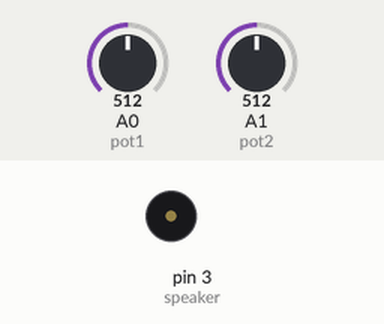
Recording of a sketch running on a simulated Arduino Uno, built with avr-gcc and run on an emulated ATmega328P. On the bench: buzzer (waves = sounding). Inputs (shaded band) come from the test bench; at power-on: A0 (pot1) = 512, A1 (pot2) = 512. What the sketch prints to the serial monitor is not drawn.

Above: at 1.5 s.
1.6 s: A0 (pot1) set to 408
5.6 s: A0 (pot1) set to 385
9.6 s: A1 (pot2) set to 90
At 11.2 s:
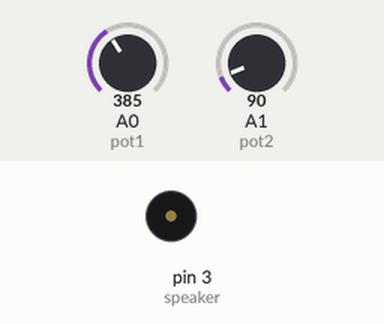
11.5 s: A1 (pot2) set to 106
At 15.4 s:
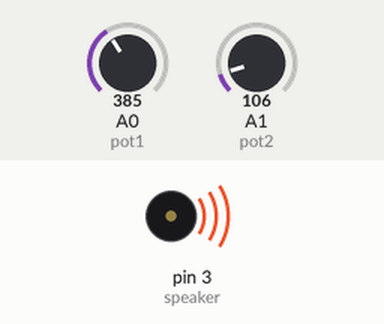
15.5 s: A0 (pot1) set to 108
19.0 s: A0 (pot1) set to 94
Timing chart, 0 to 21.8 s (numbered marks = the images above; inputs shaded):
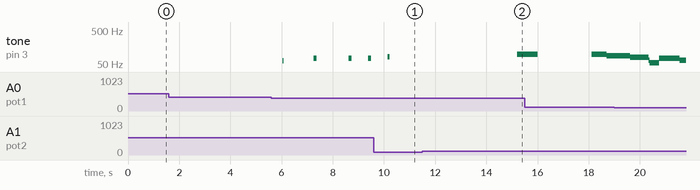

Measured:
- the behaviour switches between 99 and 100 on A1 (pot2) (found by bisection; images 1 and 2)
- after the input at 9.6 s, tone on pin 3 (speaker): goes on until 10.2 s, then stays silent
- after the input at 11.5 s, tone on pin 3 (speaker): silent → 98 Hz after 3.7 s
- by itself, tone on pin 3 (speaker): plays 62 Hz for 0.04 s, 73 Hz for 0.12 s, 73 Hz for 0.12 s, 73 Hz for 0.12 s

The sketch:

Arduino_Fart_Script.pde
```cpp
int speaker = 3;
int pot1 = 0;
int pot2 = 1;
float tempo = 0;
float maatfix = 0;
long bitches[] = {0};


//octaaf 0
int C0 = 122324;
int Cis0 = 115473;
int D0 = 108992;
int Dis0 = 102881;
int E0 = 97087;
int F0 = 91659;
int Fis0 = 86505;
int G0 = 81666;
int Gis0 = 77071;
int A0 = 72727;
int Ais0 = 68658;
int Bi0 = 64809;

//octaaf 1
int C1 = 61162;
int Cis1 = 57737;
int D1 = 54496;
int Dis1 = 51427;
int E1 = 48544;
int F1 = 45819;
int Fis1 = 43253;
int G1 = 40825;
int Gis1 = 38528;
int A1 = 36364;
int Ais1 = 34323;
int Bi1 = 32399;

//octaaf 2
int C2 = 30581;
int Cis2 = 28864;
int D2 = 27244;
int Dis2 = 25714;
int E2 = 24272;
int F2 = 22910;
int Fis2 = 21624;
int G2 = 20410;
int Gis2 = 19268;
int A2 = 18182;
int Ais2 = 17167;
int B2 = 16207;

//octaaf 3
int C3 = 15291;
int Cis3 = 14440;
int D3 = 13624;
int Dis3 = 12862;
int E3 = 12136;
int F3 = 11455;
int Fis3 = 10817;
int G3 = 10209;
int Gis3 = 9634;
int A3 = 9091;
int Ais3 = 8584;
int B3 = 8100;

//octaaf 4
int C4 = 7645;
int Cis4 = 7218;
int D4 = 6812;
int Dis4 = 6429;
int E4 = 6068;
int F4 = 5727;
int Fis4 = 5407;
int G4 = 5103;
int Gis4 = 4816;
int A4 = 4545;
int Ais4 = 4291;
int B4 = 4050;

//octaaf 5
int C5 = 3823;
int Cis5 = 3608;
int D5 = 3405;
int Dis5 = 3214;
int E5 = 3034;
int F5 = 2864;
int Fis5 = 2703;
int G5 = 2551;
int Gis5 = 2408;
int A5 = 2273;
int Ais5 = 2145;
int B5 = 2025;


//imperial march  (werkt)  tempo is 0.5
long pauses[] = {100, 100, 200, 200, 200, 100, 200, 200, 20, 400, 200, 200, 200, 200, 20, 200, 200, 20, 400, 20, 20, 20, 200, 20, 20, 20, 20, 600, 200, 200, 20, 20, 20, 20, 600, 200, 200, 20, 100, 200, 20, 20, 400};
long toonlengtes[] =   {60,  60,  60,  40,  10,  60,  40,  20,  120,  60,  60,  60,  40,  20,  60,  40,  20,  120,  80,  60,  20,  60,  60,  20,  20,  20,  20,  20,  60,  60,  20,  20,  20,  20,  20,  60,  60,  10,  60,  60,  20,  120};
long toonhoogtes[] = {G3, G3, G3, E3, B3, G3, E3, B3, G3, D4, D4, D4, E4, B3, G3, E3, B3, G3, G4, G3, G3, G4, F4, F4, E4, E4, F4, A3, D4, C4, B3, B3, A3, B3, E3, G3, E3, G3, B3, G3, B3, D4};


int countMelodie = sizeof(toonlengtes) / sizeof(unsigned long);


void setup () {

  Serial.begin(9600);
    pinMode(speaker, OUTPUT);
}


void loop () {

    for (int cur = 0; cur < countMelodie; cur++) {
      bringonthebeep(speaker, toonhoogtes[cur], toonlengtes[cur]);
      tempo = analogRead(pot1)/100;
      maatfix =  analogRead(pot2)/100;
      Serial.print("maatfix: ");
      Serial.print(maatfix);
      Serial.print("\n tempo: ");
      Serial.print(tempo);

      if (pauses[cur] < 100) {

        Serial.print(toonhoogtes[cur] );
        Serial.print(" - ");
        Serial.print(cur);
        Serial.print("\n");
      }

      delay(pauses[cur] * tempo);

    }

    delay(1000);
}


void bringonthebeep(int pin, int hoogte, int lenkte) {

      lenkte = lenkte / maatfix; //naar ms secondes

        //for (int booya = delaygodver; booya < delayOfAwesome; booya = booya + delaygodver) {
	int booya = lenkte/(hoogte);

	while (booya < lenkte) {


       digitalWrite(pin, HIGH);
       delayMicroseconds(hoogte);
       digitalWrite(pin, LOW);
       delayMicroseconds(hoogte);
       booya++;
    }
}
```
